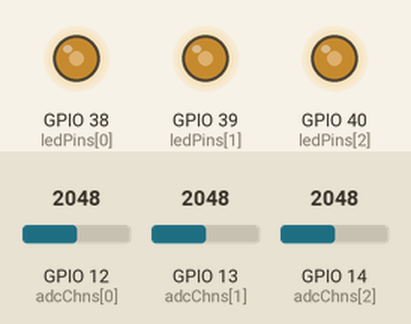
Simulated run of this sketch. Board: ESP32. Parts: output pins drawn as LEDs (lit = HIGH). The inputs (shaded band) are chosen by the test bench; at power-on: GPIO 12 (adcChns[0]) = 2048, GPIO 13 (adcChns[1]) = 2048, GPIO 14 (adcChns[2]) = 2048. What the sketch prints to the serial monitor is not drawn.

Above: at 1.2 s.
1.3 s: GPIO 12 (adcChns[0]) set to 1228
At 1.9 s:
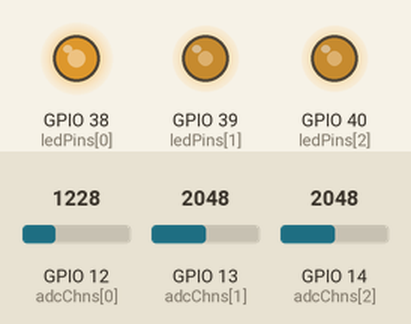
2.8 s: GPIO 13 (adcChns[1]) set to 1228
At 4.0 s:
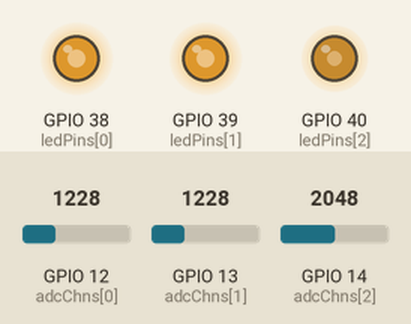
4.3 s: GPIO 14 (adcChns[2]) set to 1228
At 5.5 s:
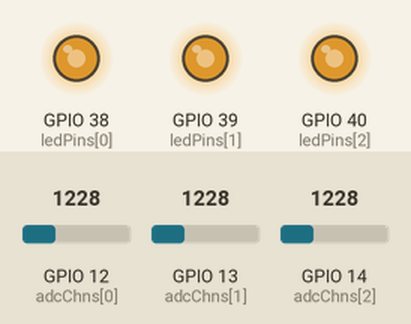
5.8 s: GPIO 12 (adcChns[0]) set to 2047
At 6.5 s:
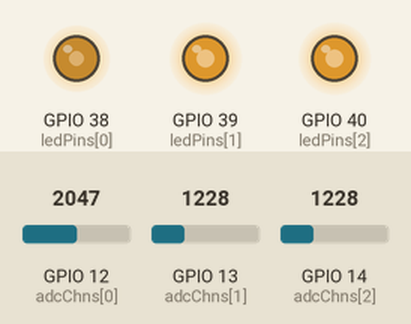
7.3 s: GPIO 13 (adcChns[1]) set to 2047
At 8.5 s:
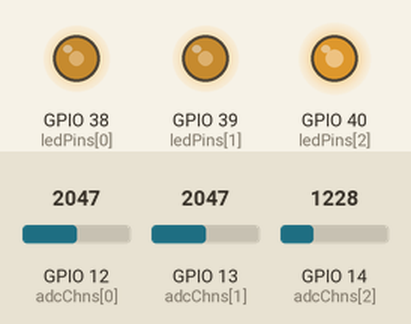
8.8 s: GPIO 14 (adcChns[2]) set to 3603
At 10.1 s:
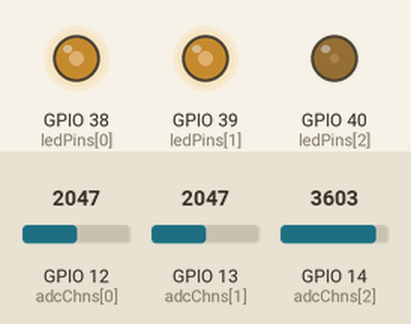
Timing chart, 0 to 11.3 s (numbered marks = the images above; inputs shaded):
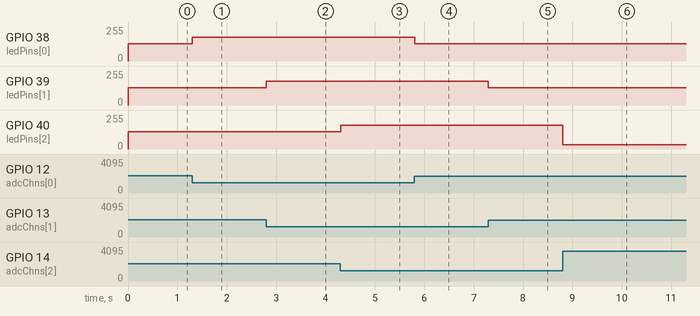

Measured:
- after the input at 1.3 s, GPIO 38 (ledPins[0]): 128/255 → 179/255 at once
- after the input at 2.8 s, GPIO 39 (ledPins[1]): 128/255 → 179/255 at once
- after the input at 4.3 s, GPIO 40 (ledPins[2]): 128/255 → 179/255 at once
- after the input at 5.8 s, GPIO 38 (ledPins[0]): 179/255 → 128/255 at once
- after the input at 7.3 s, GPIO 39 (ledPins[1]): 179/255 → 128/255 at once
- after the input at 8.8 s, GPIO 40 (ledPins[2]): 179/255 → 32/255 at once

The sketch:

sketch_11_rgb_filter.ino
```cpp
const byte adcChns[] = { 12, 13, 14 };
const byte ledPins[] = { 38, 39, 40 };
const byte pwmChns[] = { 0, 1, 2 };
int colours[] = { 0, 0, 0 };

void setup() {
  // put your setup code here, to run once:
  for (int i = 0; i < 3; i++) {
    ledcSetup(pwmChns[i], 1000, 8);
    ledcAttachPin(ledPins[i], pwmChns[i]);
  }
}

void loop() {
  // put your main code here, to run repeatedly:
  for (int i = 0; i < 3; i++) {
    colours[i] = map(analogRead(adcChns[i]), 0, 4096, 0, 255);
    Serial.printf("colour val %.d : %.d", i, colours[i]);
    ledcWrite(pwmChns[i], 256 - colours[i]);
  }
  delay(10);
}
```
